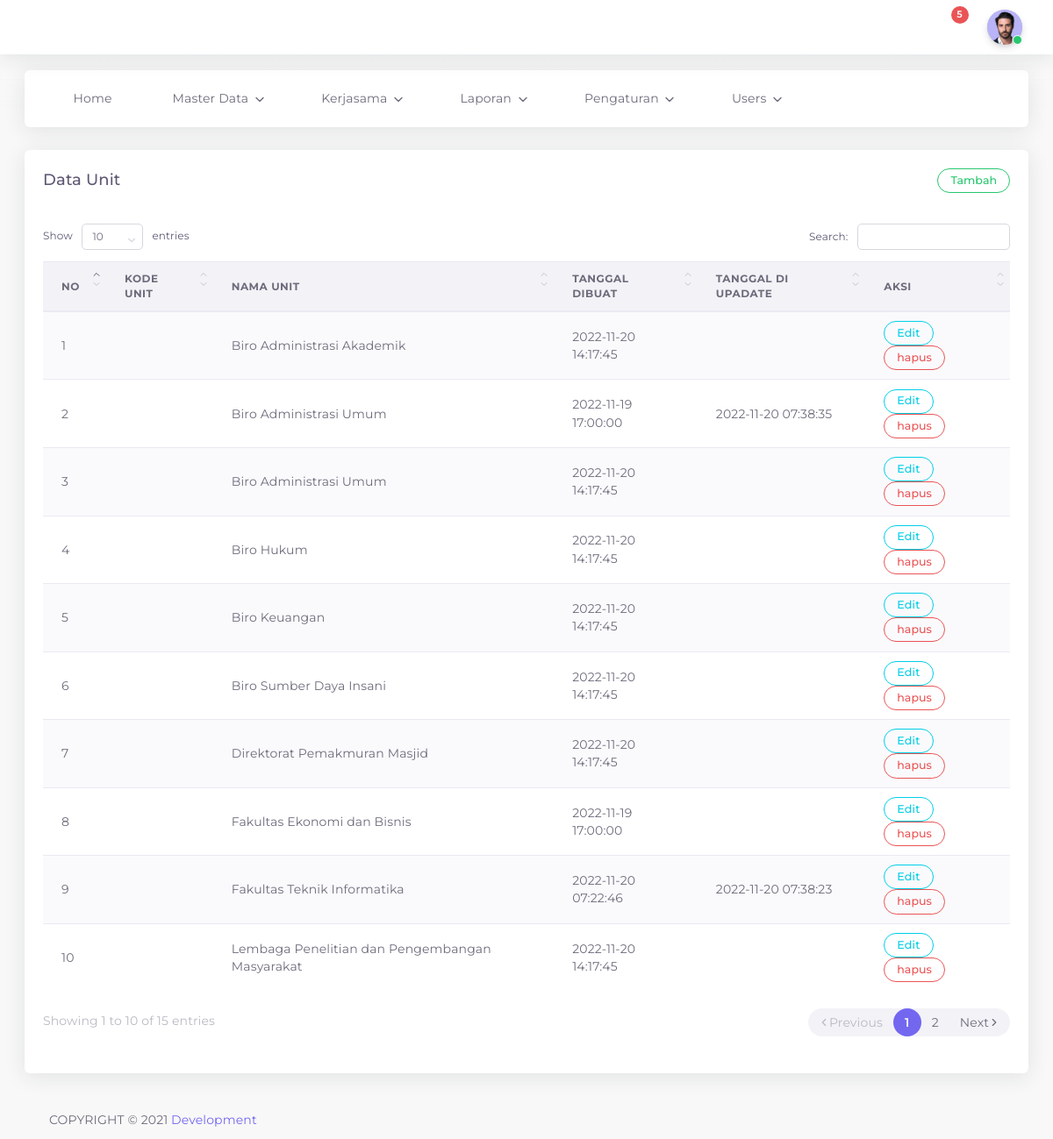
Screenshot of /admin/unit_data.php (signed in) with the database file from the repository.
### tables this page shows
CREATE TABLE `unit` (
  `id_unit` int(11) NOT NULL,
  `unit_kode` varchar(20) NOT NULL,
  `unit_nama` varchar(255) NOT NULL,
  `date_created` timestamp NULL DEFAULT current_timestamp(),
  `date_updated` timestamp NULL DEFAULT NULL ON UPDATE current_timestamp()
);

### admin/unit_data.php (the view, shortened to what this page needs)
<?php
include "header.php";
?>
<div class="app-content content ">
		<div class="content-wrapper container-xxl p-0">
			<div class="row match-height">
				<div class="col-lg-12">
					<div class="card">
						<div class="card-header">
							<h4 class="card-title">Data Unit</h4>
							<button
									type="button"
									class="btn btn-outline-success round btn-sm"
									data-toggle="modal"
									data-target="#tambah_data">Tambah</button>
						</div>
							<div class="card-body table-responsive">
								<table id="dataTables" class="table table-striped">
									<thead>
											<tr>
													<th>No</th>
													<th>Kode Unit</th>
													<th>Nama Unit</th>
													<th>Tanggal dibuat</th>
													<th>Tanggal di upadate</th>
													<th>Aksi</th>
											</tr>
									</thead>
										<tbody>
											<?php
											include "config.php";
											$no = 1;
											$data = mysqli_query($kon, "SELECT * FROM unit ORDER BY unit_nama ASC");
											while($hasil = mysqli_fetch_array($data)){
											?>
												<tr>
														<td>
															<?php echo $no++; ?>
														</td>
														<td><?php echo $hasil ['unit_kode'];?></td>
														<td><?php echo $hasil ['unit_nama'];?></td>
														<td><?php echo $hasil ['date_created'];?></td>
														<td><?php echo $hasil ['date_updated'];?></td>
														<td>
															<a href="#" type="button" class="open_modal btn btn-outline-info round btn-sm" data-toggle="modal" data-target="#edit<?php echo $hasil['id_unit']; ?>">Edit</a>
																	<button
																	type="button"
																	class="btn btn-outline-danger round btn-sm"
																	data-toggle="modal"
																	data-target="#deleteEmployeeModal<?php echo $hasil['id_unit']; ?>">hapus</button>
														</td>
												</tr>
								<?php
									}
									?>
									</tbody>
						</table>
					</div>
			</div>
		</div>
	</div>
</div>
		<div class="drag-target"></div>
		<?php include "footer.php";?>
</body>
</html>

### rows the page displays
unit: unit_nama "Biro Administrasi Akademik", date_created "2022-11-20 14:17:45"
unit: unit_nama "Biro Administrasi Umum", date_created "2022-11-19 17:00:00", date_updated "2022-11-20 07:38:35"
unit: unit_nama "Biro Administrasi Umum", date_created "2022-11-20 14:17:45"
unit: unit_nama "Biro Hukum", date_created "2022-11-20 14:17:45"
unit: unit_nama "Biro Keuangan", date_created "2022-11-20 14:17:45"
unit: unit_nama "Biro Sumber Daya Insani", date_created "2022-11-20 14:17:45"
unit: unit_nama "Direktorat Pemakmuran Masjid", date_created "2022-11-20 14:17:45"
unit: unit_nama "Fakultas Ekonomi dan Bisnis", date_created "2022-11-19 17:00:00"
unit: unit_nama "Fakultas Teknik Informatika", date_created "2022-11-20 07:22:46", date_updated "2022-11-20 07:38:23"
unit: unit_nama "Lembaga Penelitian dan Pengembangan Masyarakat", date_created "2022-11-20 14:17:45"
